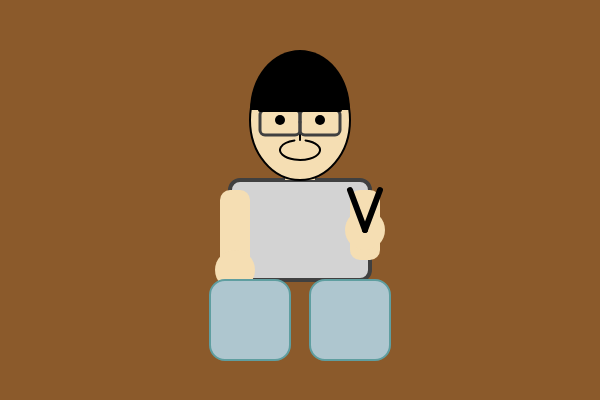
Frame 1 (no input)
Frame 60 (no input): identical to frame 1, image omitted
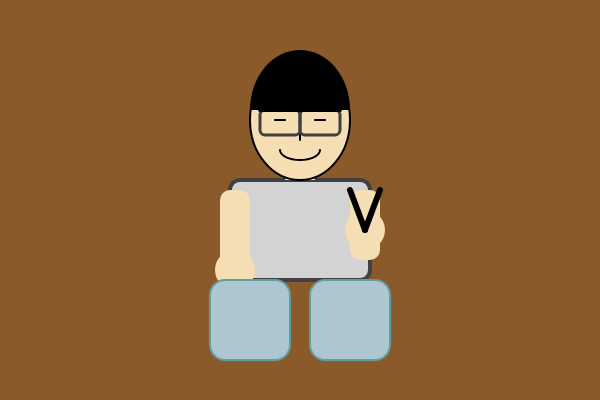
Frame 120 (the mouse pressed at the canvas centre since frame 60)

The p5.js sketch that drew these frames (run headless with seeded random() and noise() and a simulated clock; from frame 60 on, the mouse is pressed at the canvas centre):

// p5.js sketch
// ── sketch.js
let x = 0;
let y = 0;
let jumping = false;
let jumpSpeed = 0;
let wave = false; // 손 흔들기 모드
let blink = false; // 눈 깜빡임 상태
let blinkTimer = 0; // 눈 깜빡임 타이머

function setup() {
    createCanvas(600, 400);
    frameRate(30);
}

function draw() {
    background('#8B5A2B'); // 나무 배경색

    // --- 자동 애니메이션: 눈 깜빡임 ---
    blinkTimer++;
    if (blinkTimer > 60) {
        // 약 2초마다 토글
        blink = !blink;
        blinkTimer = 0;
    }

    // --- 점프 물리 ---
    if (jumping) {
        y -= jumpSpeed;
        jumpSpeed -= 0.8;
        if (y > 0) {
            y = 0;
            jumping = false;
        }
    }

    // --- 몸통 (회색 티셔츠) ---
    fill('#D3D3D3');
    stroke('#404040');
    strokeWeight(4);
    rect(230 + x, 180 + y, 140, 100, 10);

    // --- 팔 ---
    fill('#F5DEB3');
    noStroke();
    rect(220 + x, 190 + y, 30, 80, 10); // 왼팔
    rect(350 + x, 190 + y, 30, 70, 10); // 오른팔

    // --- 손 ---
    ellipse(235 + x, 270 + y, 40, 40); // 왼손
    ellipse(365 + x, 230 + y, 40, 40); // 오른손

    // --- 브이사인 or 손 흔들기 ---
    stroke('#000000');
    strokeWeight(6);
    if (wave) {
        line(365 + x, 230 + y, 350, 190 + sin(frameCount * 0.3) * 10);
        line(365 + x, 230 + y, 380, 190 + cos(frameCount * 0.3) * 10);
    } else {
        line(365 + x, 230 + y, 350, 190);
        line(365 + x, 230 + y, 380, 190);
    }

    // --- 다리 (청바지) ---
    fill('#AEC6CF');
    stroke('#5F9EA0');
    strokeWeight(2);
    rect(210 + x, 280 + y, 80, 80, 15);
    rect(310 + x, 280 + y, 80, 80, 15);

    // --- 목 ---
    fill('#F5DEB3');
    noStroke();
    rect(285 + x, 150 + y, 30, 30);

    // --- 얼굴 ---
    stroke('#000');
    strokeWeight(2);
    fill('#F5DEB3');
    ellipse(300 + x, 120 + y, 100, 120);

    // --- 머리카락 ---
    fill('#000');
    noStroke();
    arc(300 + x, 110 + y, 100, 120, PI, TWO_PI);

    // --- 눈 ---
    fill('#000');
    if (!blink) {
        ellipse(280 + x, 120 + y, 10, 10);
        ellipse(320 + x, 120 + y, 10, 10);
    } else {
        stroke('#000');
        strokeWeight(2);
        line(275 + x, 120 + y, 285 + x, 120 + y);
        line(315 + x, 120 + y, 325 + x, 120 + y);
    }

    // --- 코 ---
    stroke('#000');
    strokeWeight(2);
    line(300 + x, 125 + y, 300 + x, 140 + y);

    // --- 입 (마우스 위치에 따라 표정 변화) ---
    noFill();
    stroke('#000');
    let smile = map(mouseX, 0, width, -PI / 3, PI / 3);
    arc(300 + x, 150 + y, 40, 20, smile, PI - smile);

    // --- 안경 ---
    noFill();
    stroke('#404040');
    strokeWeight(3);
    rect(260 + x, 110 + y, 40, 25, 5);
    rect(300 + x, 110 + y, 40, 25, 5);
    line(300 + x, 122 + y, 300 + x, 122 + y);
    stroke('#000');
    strokeWeight(4);
    line(260 + x, 110 + y, 340 + x, 110 + y);
}

// --- 키보드 인터랙션 ---
function keyPressed() {
    if (keyCode === LEFT_ARROW) x -= 10; // 왼쪽 이동
    if (keyCode === RIGHT_ARROW) x += 10; // 오른쪽 이동
    if (keyCode === UP_ARROW && !jumping) {
        // 점프
        jumping = true;
        jumpSpeed = 12;
    }
    if (key === ' ') wave = !wave; // 스페이스로 손 흔들기 토글
}

function mousePressed() {
    background(random(100, 255), random(100, 255), random(100, 255));
}
